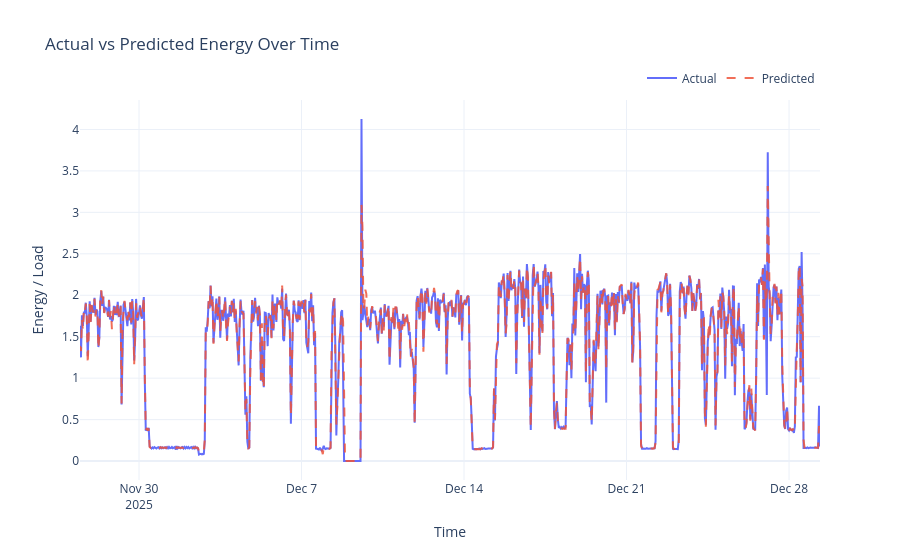

Notebook code for this chart:
### Code cell
# Ensure data is aligned
ts_df = pd.DataFrame({
    "Actual": y_test,
    "Predicted": y_test_pred
}, index=y_test.index).sort_index()

# Create interactive figure
fig = go.Figure()

fig.add_trace(go.Scatter(
    x=ts_df.index,
    y=ts_df["Actual"],
    mode="lines",
    name="Actual",
    line=dict(width=2)
))

fig.add_trace(go.Scatter(
    x=ts_df.index,
    y=ts_df["Predicted"],
    mode="lines",
    name="Predicted",
    line=dict(width=2, dash="dash"),
    opacity=0.85
))

fig.update_layout(
    title="Actual vs Predicted Energy Over Time",
    xaxis_title="Time",
    yaxis_title="Energy / Load",
    hovermode="x unified",
    legend=dict(orientation="h", yanchor="bottom", y=1.02, xanchor="right", x=1),
    template="plotly_white"
)

fig.show()

### Figure 1 — Plotly figure (JSON) as saved in the notebook; plotly's stock layout.template omitted (floating-point values rounded to 4 significant figures; data arrays with more than 128 entries replaced by an {"elided": "..."} marker saying what was removed)
{"data": [{"line": {"width": 2}, "mode": "lines", "name": "Actual", "type": "scatter", "x": {"elided": "766 str values"}, "y": {"elided": "766 float values"}}, {"line": {"dash": "dash", "width": 2}, "mode": "lines", "name": "Predicted", "opacity": 0.85, "type": "scatter", "x": {"elided": "766 str values"}, "y": {"elided": "766 float values"}}], "layout": {"hovermode": "x unified", "legend": {"orientation": "h", "x": 1, "xanchor": "right", "y": 1.02, "yanchor": "bottom"}, "title": {"text": "Actual vs Predicted Energy Over Time"}, "xaxis": {"title": {"text": "Time"}}, "yaxis": {"title": {"text": "Energy / Load"}}}}
